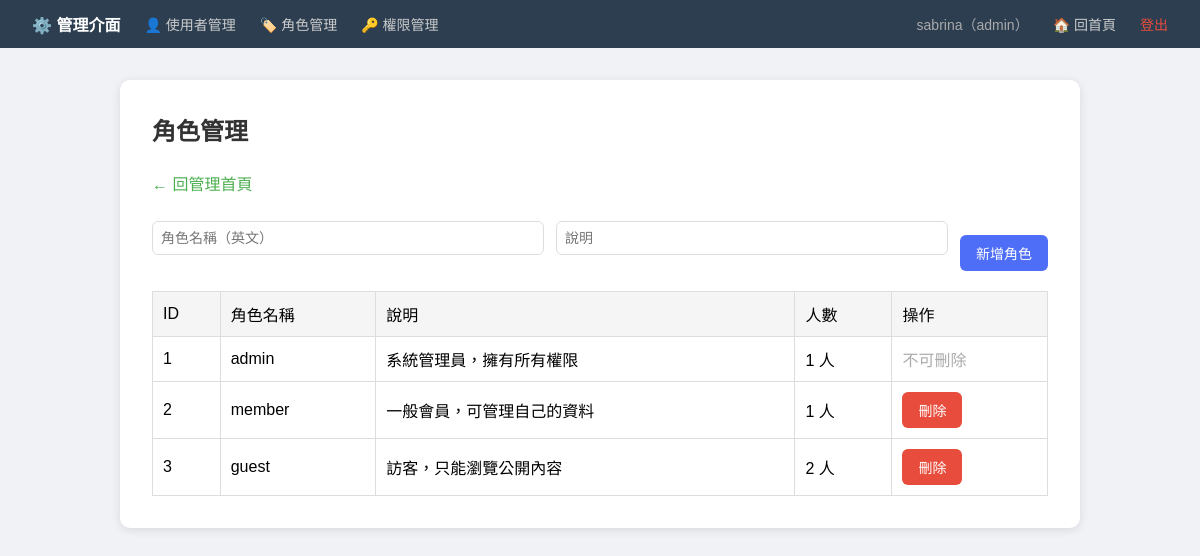
Screenshot of /admin/role.php (signed in) with the database file from the repository.
### tables this page shows
CREATE TABLE `roles` (
  `id` int NOT NULL AUTO_INCREMENT,
  `name` varchar(50) NOT NULL,
  `description` varchar(255) DEFAULT NULL,
  PRIMARY KEY (`id`),
  UNIQUE KEY `name` (`name`)
);

### admin/role.php (the view, shortened to what this page needs)
<?php
require_once '../db.php';
$roles = $pdo->query("
    SELECT r.id, r.name, r.description,
           COUNT(ur.user_id) AS user_count
    FROM roles r
    LEFT JOIN user_roles ur ON r.id = ur.role_id
    GROUP BY r.id, r.name, r.description
")->fetchAll(PDO::FETCH_ASSOC);
?>
<!DOCTYPE html>
<html lang="zh-TW">
<head>
    <link rel="stylesheet" href="../style.css">
</head>
<body>
    <?php require_once 'navbar.php'; ?>
    <div class="container">
        <h2>角色管理</h2>
        <a href="index.php">← 回管理首頁</a>
        <form method="POST">
            <div class="form-row">
                <input type="text" name="name" placeholder="角色名稱（英文）" required>
                <input type="text" name="description" placeholder="說明">
                <button type="submit" class="btn btn-add">新增角色</button>
            </div>
        </form>
        <table>
            <tr>
                <th>ID</th>
                <th>角色名稱</th>
                <th>說明</th>
                <th>人數</th>
                <th>操作</th>
            </tr>
            <?php foreach ($roles as $role): ?>
            <tr>
                <td><?php echo $role['id']; ?></td>
                <td><?php echo $role['name']; ?></td>
                <td><?php echo $role['description']; ?></td>
                <td><?php echo $role['user_count']; ?> 人</td>
                <td>
                    <?php if ($role['name'] !== 'admin'): ?>
                    <form method="POST" onsubmit="return confirm('確定刪除？')">
                        <button type="submit" class="btn btn-del">刪除</button>
                    </form>
                    <?php else: ?>
                        <span style="color:#aaa">不可刪除</span>
                    <?php endif; ?>
                </td>
            </tr>
            <?php endforeach; ?>
        </table>
    </div>
</body>
</html>

### admin/navbar.php (shortened to what this page needs)
<nav style="
    background: #2c3e50;
    padding: 12px 32px;
    display: flex;
    align-items: center;
    gap: 24px;
    margin-bottom: 24px;
">
    <span style="color:#fff; font-weight:bold; font-size:16px;">⚙️ 管理介面</span>
    <a href="/member/admin/user.php" style="color:#ccc; text-decoration:none; font-size:14px;">
        👤 使用者管理
    </a>
    <a href="/member/admin/role.php" style="color:#ccc; text-decoration:none; font-size:14px;">
        🏷️ 角色管理
    </a>
    <a href="/member/admin/permission.php" style="color:#ccc; text-decoration:none; font-size:14px;">
        🔑 權限管理
    </a>
    <span style="color:#aaa; font-size:14px;">
        <?php echo $_SESSION['username']; ?>（admin）
    </span>
    <a href="/member/dashboard.php" style="color:#ccc; text-decoration:none; font-size:14px;">
        🏠 回首頁
    </a>
    <a href="/member/logout.php" style="color:#e74c3c; text-decoration:none; font-size:14px;">
        登出
    </a>
</nav>

### style.css (style rules this page uses)
* { margin: 0; padding: 0; box-sizing: border-box; }
body { font-family: Arial, sans-serif; background-color: #f0f2f5; }
.container { background-color: white; padding: 32px; margin: 32px auto; border-radius: 10px; box-shadow: 0 2px 10px rgba(0,0,0,0.1); max-width: 960px; width: 90%; }
h2 { margin-bottom: 24px; color: #333; }
input[type="text"], input[type="email"], input[type="password"] { width: 100%; padding: 10px; margin: 6px 0 16px 0; border: 1px solid #ddd; border-radius: 6px; font-size: 14px; }
button { padding: 8px 16px; border: none; border-radius: 6px; font-size: 14px; cursor: pointer; }
.btn-add { background: #4f6ef7; color: #fff; }
.btn-del { background: #e74c3c; color: #fff; }
table { width: 100%; border-collapse: collapse; margin-top: 16px; }
th, td { padding: 10px; border: 1px solid #ddd; text-align: left; }
th { background: #f5f5f5; font-weight: 500; }
a { color: #4CAF50; text-decoration: none; }
.form-row { display: flex; gap: 12px; margin-top: 16px; align-items: flex-end; }

### admin/role.php (style rules this page uses)
table { width:100%; border-collapse:collapse; margin-top:20px; }
th, td { padding:10px; border:1px solid #ddd; text-align:left; }
th { background:#f5f5f5; }
.form-row { display:flex; gap:12px; margin-top:20px; align-items:flex-end; }
.form-row input { padding:8px; border:1px solid #ddd; border-radius:6px; flex:1; }
.btn { padding:8px 16px; border:none; border-radius:6px; cursor:pointer; }
.btn-add { background:#4f6ef7; color:#fff; }
.btn-del { background:#e74c3c; color:#fff; }

### rows the page displays
roles: id "1", name "admin", description "系統管理員，擁有所有權限", user_count "1", shows "不可刪除"
roles: id "2", name "member", description "一般會員，可管理自己的資料", user_count "1"
roles: id "3", name "guest", description "訪客，只能瀏覽公開內容", user_count "2"

### other values shown
$_SESSION['username'] "sabrina"
